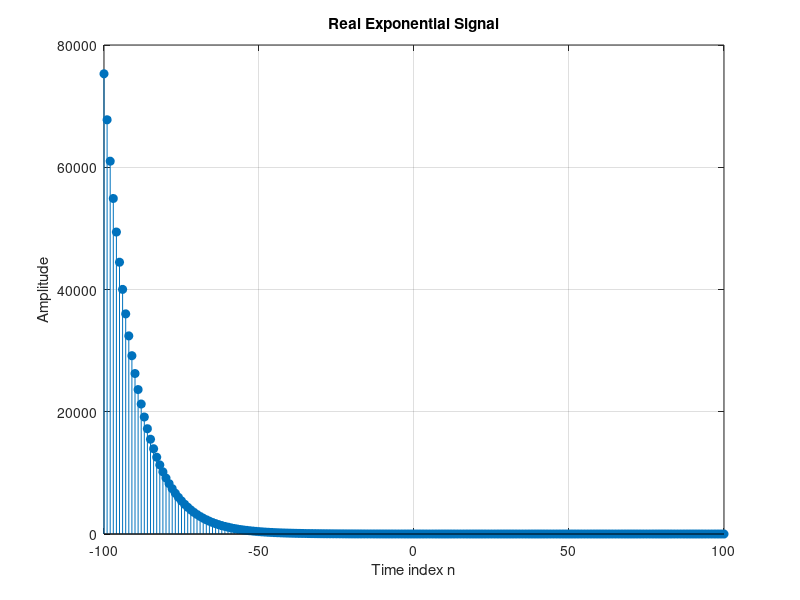

Recreate this plot in MATLAB.
clc;
clear all;
close all;

% Parameters
n = -100:100; % Time index from -100 to 100
A = 2;        % Amplitude
alpha = 0.9;  % Base of the exponent

% Generate the real exponential signal
xn = A * (alpha .^ n);

% Plotting the signal
figure;
stem(n, xn, 'filled');
title('Real Exponential Signal');
xlabel('Time index n');
ylabel('Amplitude');
grid on;
